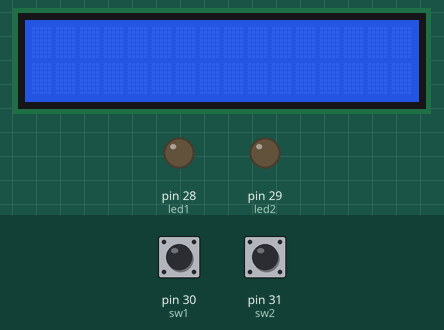
Recording of a sketch running on a simulated Arduino Mega 2560, built with avr-gcc and run on an emulated ATmega2560. Parts: 16×2 character LCD, output pins drawn as LEDs (lit = HIGH). The test bench sets the inputs (shaded band); at power-on: pin 30 (sw1) LOW, pin 31 (sw2) LOW.

Above: at 1.2 s.
1.3 s: pin 30 (sw1) pulled HIGH for 0.15 s
At 2.2 s:
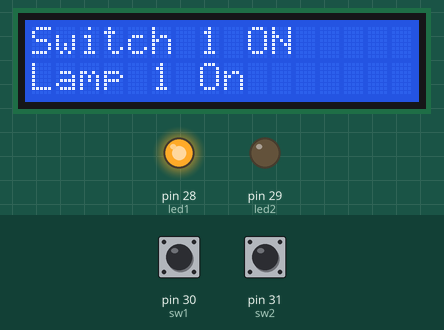
2.9 s: pin 31 (sw2) pulled HIGH for 0.15 s
At 3.3 s:
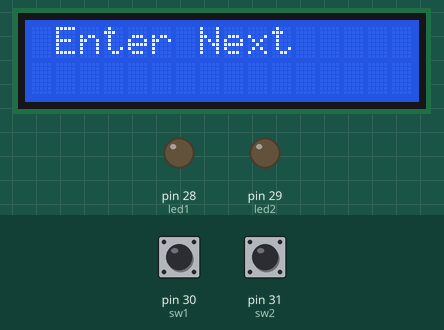
Timing chart, 0 to 5.9 s (numbered marks = the images above; inputs shaded):
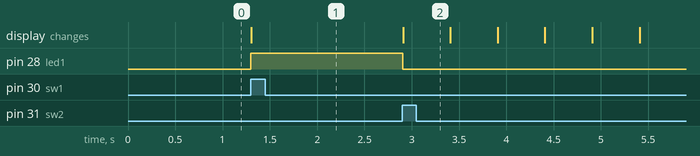

Measured:
- after the input at 1.3 s, pin 28 (led1): LOW → HIGH at once; the display: changes at once (image 1)
- after the input at 2.9 s, pin 28 (led1): HIGH → LOW at once; the display: changes at once (image 2)

The sketch:

lcd_capston_challenge4.ino
```cpp
#include <LiquidCrystal.h>
LiquidCrystal lcd(22,23,24,25,26,27);
int led1 = 28;
int led2 = 29;
int sw1 = 30;
int sw2 = 31;


String sw1on="Switch 1 ON";
String sw1on2="Lamp 1 On";

String sw2on="Switch 2 ON";
String sw2on2="Lamp 2 On";

String next="Enter Next";

void setup() {
  lcd.begin(16,2);
  pinMode(sw1,INPUT);
  pinMode(sw2,INPUT);
  pinMode(led1,OUTPUT);
  pinMode(led2,OUTPUT);

}

void loop() {


  if(digitalRead(sw1)==HIGH){
    digitalWrite(led1,HIGH);
    lcd.setCursor(0,0);
    lcd.print(sw1on);
    lcd.setCursor(0,1);
    lcd.print(sw1on2);
  }
  if(digitalRead(sw2)==HIGH){
    digitalWrite(led2,HIGH);
    lcd.setCursor(0,0);
    lcd.print(sw2on);
    lcd.setCursor(0,1);
    lcd.print(sw2on2);
  }
  if((digitalRead(led1)==HIGH)&&(digitalRead(led2)==HIGH)){
    lcd.setCursor(13,1);

    for(int i=0;i<10;i++){

    lcd.print(i++);

    }

      digitalWrite(led1,LOW);
      digitalWrite(led2,LOW);
      lcd.clear();
      lcd.setCursor(0,0);
      lcd.print(next);
      while(1){
      for(int i=0;i<6;i++){
        lcd.scrollDisplayRight();
        delay(500);
      }
       for(int j=0;j<6;j++){
        lcd.scrollDisplayLeft();
        delay(500);
      }
      }
    }

}
```
